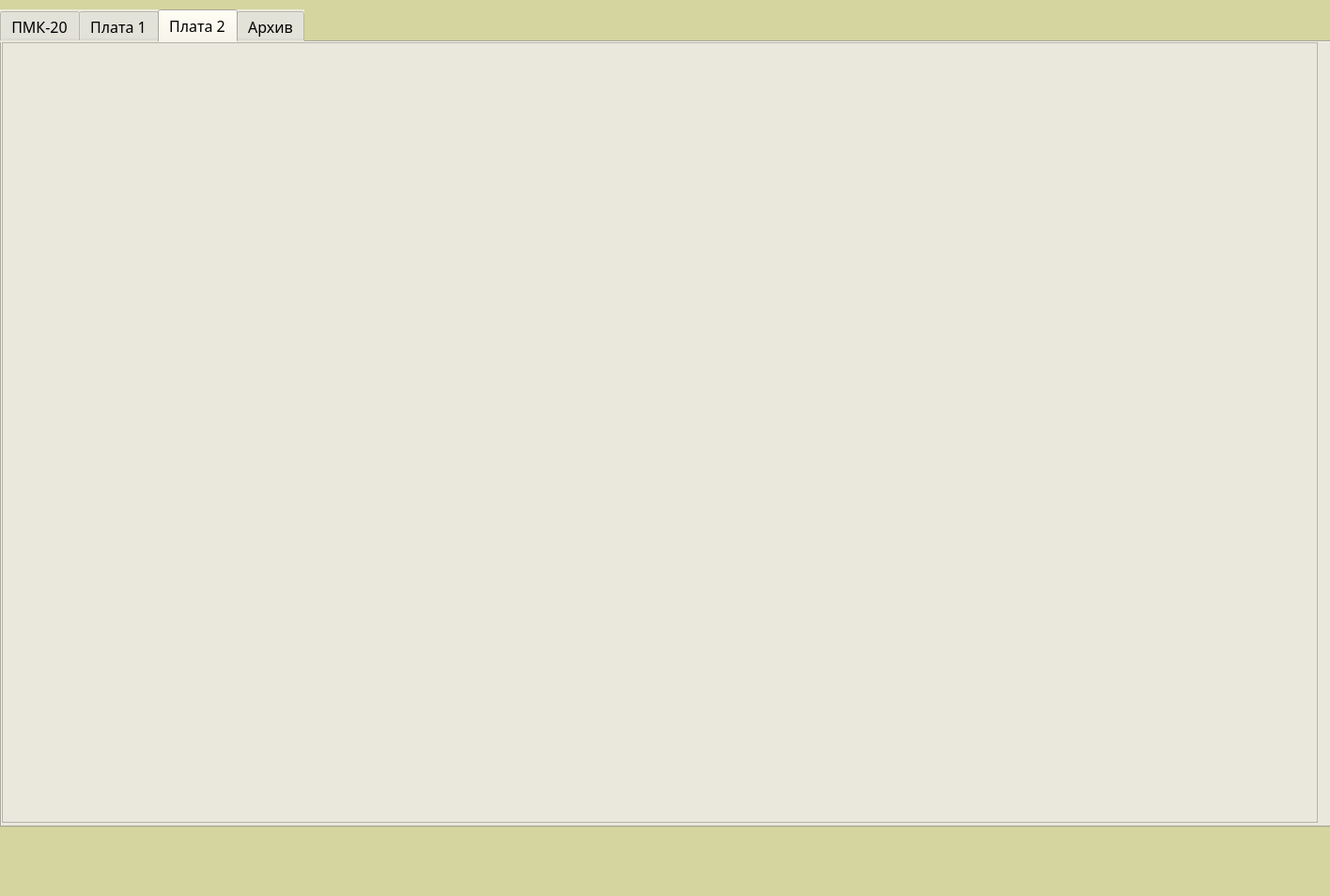
<?xml version="1.0" encoding="UTF-8"?>
<ui version="4.0">
 <class>MainWindow</class>
 <widget class="QMainWindow" name="MainWindow">
  <property name="geometry">
   <rect>
    <x>0</x>
    <y>0</y>
    <width>1416</width>
    <height>954</height>
   </rect>
  </property>
  <property name="windowTitle">
   <string>MainWindow</string>
  </property>
  <property name="styleSheet">
   <string notr="true">background-color: rgb(213, 213, 159);</string>
  </property>
  <widget class="QWidget" name="centralwidget">
   <widget class="QTabWidget" name="tabWidget">
    <property name="geometry">
     <rect>
      <x>0</x>
      <y>10</y>
      <width>1421</width>
      <height>871</height>
     </rect>
    </property>
    <property name="font">
     <font>
      <family>Sans Serif</family>
      <pointsize>12</pointsize>
      <italic>false</italic>
      <bold>false</bold>
     </font>
    </property>
    <property name="focusPolicy">
     <enum>Qt::ClickFocus</enum>
    </property>
    <property name="toolTip">
     <string/>
    </property>
    <property name="styleSheet">
     <string notr="true">font: 12pt &quot;Sans Serif&quot;;
background-color: rgb(234, 232, 220);
color: rgb(0, 0, 0);</string>
    </property>
    <property name="currentIndex">
     <number>2</number>
    </property>
    <property name="documentMode">
     <bool>false</bool>
    </property>
    <widget class="QWidget" name="tab_1">
     <attribute name="title">
      <string>ПМК-20</string>
     </attribute>
     <widget class="QTableWidget" name="tableWidget">
      <property name="geometry">
       <rect>
        <x>870</x>
        <y>10</y>
        <width>521</width>
        <height>331</height>
       </rect>
      </property>
      <property name="font">
       <font>
        <family>Sans Serif</family>
        <pointsize>12</pointsize>
        <italic>false</italic>
        <bold>false</bold>
        <kerning>true</kerning>
        <hintingpreference>PreferFullHinting</hintingpreference>
       </font>
      </property>
      <property name="styleSheet">
       <string notr="true">border-color: rgb(0, 85, 0);</string>
      </property>
      <property name="sortingEnabled">
       <bool>false</bool>
      </property>
      <attribute name="horizontalHeaderCascadingSectionResizes">
       <bool>false</bool>
      </attribute>
      <attribute name="horizontalHeaderDefaultSectionSize">
       <number>300</number>
      </attribute>
      <row>
       <property name="text">
        <string>Режим работы прибора</string>
       </property>
       <property name="textAlignment">
        <set>AlignJustify|AlignVCenter</set>
       </property>
      </row>
      <row>
       <property name="text">
        <string>Номер версии ПО</string>
       </property>
      </row>
      <row>
       <property name="text">
        <string>ID шасси</string>
       </property>
      </row>
      <row>
       <property name="text">
        <string>ID Платы 1</string>
       </property>
      </row>
      <row>
       <property name="text">
        <string>ID Платы 2</string>
       </property>
      </row>
      <row>
       <property name="text">
        <string>Контрольная сумма ПО MD5</string>
       </property>
      </row>
      <row>
       <property name="text">
        <string>Новая строка</string>
       </property>
      </row>
      <row>
       <property name="text">
        <string>Авария</string>
       </property>
      </row>
      <row>
       <property name="text">
        <string>Авария +100 В</string>
       </property>
      </row>
      <row>
       <property name="text">
        <string>Авария -100 В</string>
       </property>
      </row>
      <column>
       <property name="text">
        <string>Значение</string>
       </property>
      </column>
     </widget>
     <widget class="QLabel" name="label_info">
      <property name="geometry">
       <rect>
        <x>80</x>
        <y>50</y>
        <width>431</width>
        <height>151</height>
       </rect>
      </property>
      <property name="styleSheet">
       <string notr="true">border-color: rgb(170, 170, 0);</string>
      </property>
      <property name="frameShape">
       <enum>QFrame::Box</enum>
      </property>
      <property name="frameShadow">
       <enum>QFrame::Plain</enum>
      </property>
      <property name="lineWidth">
       <number>1</number>
      </property>
      <property name="text">
       <string>&lt;html&gt;&lt;head/&gt;&lt;body&gt;&lt;p align=&quot;center&quot;&gt;&lt;br/&gt;&lt;/p&gt;&lt;/body&gt;&lt;/html&gt;</string>
      </property>
     </widget>
     <widget class="QWidget" name="layoutWidget">
      <property name="geometry">
       <rect>
        <x>70</x>
        <y>241</y>
        <width>293</width>
        <height>60</height>
       </rect>
      </property>
      <layout class="QGridLayout" name="gridLayout">
       <item row="0" column="0" colspan="3">
        <widget class="QLabel" name="label">
         <property name="text">
          <string>Номер устройства на шине Modbus</string>
         </property>
        </widget>
       </item>
       <item row="1" column="0">
        <widget class="QComboBox" name="comboBox_1">
         <item>
          <property name="text">
           <string>0</string>
          </property>
         </item>
         <item>
          <property name="text">
           <string>1</string>
          </property>
         </item>
         <item>
          <property name="text">
           <string>2</string>
          </property>
         </item>
         <item>
          <property name="text">
           <string>3</string>
          </property>
         </item>
         <item>
          <property name="text">
           <string>4</string>
          </property>
         </item>
         <item>
          <property name="text">
           <string>5</string>
          </property>
         </item>
         <item>
          <property name="text">
           <string>6</string>
          </property>
         </item>
         <item>
          <property name="text">
           <string>7</string>
          </property>
         </item>
         <item>
          <property name="text">
           <string>8</string>
          </property>
         </item>
         <item>
          <property name="text">
           <string>9</string>
          </property>
         </item>
         <item>
          <property name="text">
           <string>a</string>
          </property>
         </item>
         <item>
          <property name="text">
           <string>b</string>
          </property>
         </item>
         <item>
          <property name="text">
           <string>c</string>
          </property>
         </item>
         <item>
          <property name="text">
           <string>d</string>
          </property>
         </item>
         <item>
          <property name="text">
           <string>e</string>
          </property>
         </item>
         <item>
          <property name="text">
           <string>f</string>
          </property>
         </item>
        </widget>
       </item>
       <item row="1" column="1">
        <widget class="QComboBox" name="comboBox_2">
         <item>
          <property name="text">
           <string>1</string>
          </property>
         </item>
         <item>
          <property name="text">
           <string>5</string>
          </property>
         </item>
         <item>
          <property name="text">
           <string>9</string>
          </property>
         </item>
         <item>
          <property name="text">
           <string>d</string>
          </property>
         </item>
        </widget>
       </item>
       <item row="1" column="2">
        <widget class="QPushButton" name="Button_con">
         <property name="styleSheet">
          <string notr="true">background-color: rgb(213, 213, 159);</string>
         </property>
         <property name="text">
          <string>Подключить</string>
         </property>
        </widget>
       </item>
      </layout>
     </widget>
    </widget>
    <widget class="QWidget" name="tab_2">
     <attribute name="title">
      <string>Плата 1</string>
     </attribute>
     <widget class="QTableView" name="tableView_plat_1">
      <property name="geometry">
       <rect>
        <x>0</x>
        <y>0</y>
        <width>1401</width>
        <height>831</height>
       </rect>
      </property>
      <property name="styleSheet">
       <string notr="true">color: rgb(0, 0, 0);
background-color: rgb(234, 232, 220);
</string>
      </property>
      <property name="lineWidth">
       <number>3</number>
      </property>
      <property name="midLineWidth">
       <number>2</number>
      </property>
      <property name="sortingEnabled">
       <bool>true</bool>
      </property>
     </widget>
    </widget>
    <widget class="QWidget" name="tab_3">
     <attribute name="title">
      <string>Плата 2</string>
     </attribute>
     <widget class="QTableView" name="tableView_plat_2">
      <property name="geometry">
       <rect>
        <x>0</x>
        <y>0</y>
        <width>1401</width>
        <height>831</height>
       </rect>
      </property>
      <property name="styleSheet">
       <string notr="true">color: rgb(0, 0, 0);
background-color: rgb(234, 232, 220);
</string>
      </property>
      <property name="lineWidth">
       <number>3</number>
      </property>
      <property name="midLineWidth">
       <number>2</number>
      </property>
      <property name="sortingEnabled">
       <bool>true</bool>
      </property>
     </widget>
    </widget>
    <widget class="QWidget" name="tab_4">
     <attribute name="title">
      <string>Архив</string>
     </attribute>
     <widget class="QTableView" name="tableView_Arhive">
      <property name="geometry">
       <rect>
        <x>10</x>
        <y>1</y>
        <width>1391</width>
        <height>841</height>
       </rect>
      </property>
      <property name="styleSheet">
       <string notr="true">color: rgb(0, 0, 0);
background-color: rgb(234, 232, 220);
</string>
      </property>
      <property name="lineWidth">
       <number>3</number>
      </property>
      <property name="midLineWidth">
       <number>2</number>
      </property>
      <property name="sortingEnabled">
       <bool>true</bool>
      </property>
     </widget>
    </widget>
   </widget>
  </widget>
  <widget class="QStatusBar" name="statusbar"/>
 </widget>
 <resources/>
 <connections/>
</ui>
